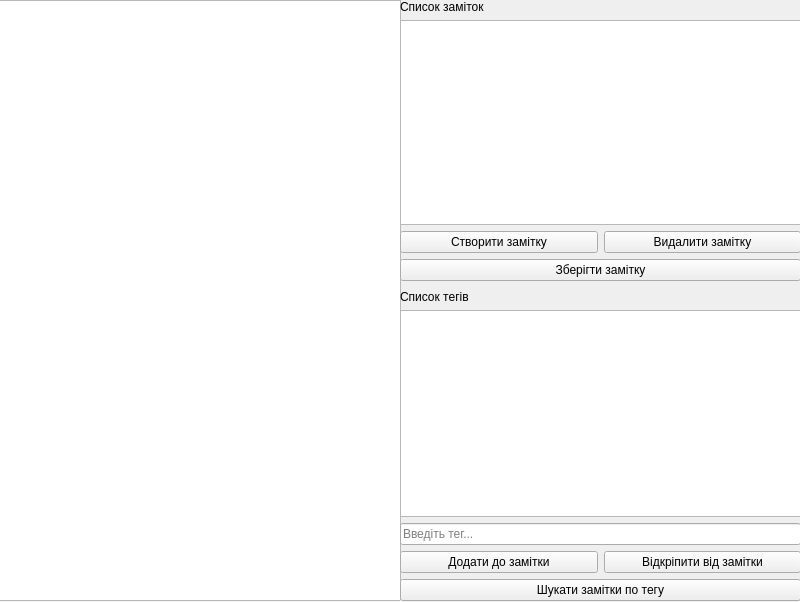
<?xml version="1.0" encoding="UTF-8"?>
<ui version="4.0">
 <class>MainWindow</class>
 <widget class="QMainWindow" name="MainWindow">
  <property name="geometry">
   <rect>
    <x>0</x>
    <y>0</y>
    <width>800</width>
    <height>602</height>
   </rect>
  </property>
  <property name="windowTitle">
   <string>MainWindow</string>
  </property>
  <widget class="QWidget" name="centralwidget">
   <widget class="QWidget" name="horizontalLayoutWidget">
    <property name="geometry">
     <rect>
      <x>-10</x>
      <y>0</y>
      <width>411</width>
      <height>601</height>
     </rect>
    </property>
    <layout class="QHBoxLayout" name="horizontalLayout">
     <item>
      <widget class="QTextEdit" name="textEdit">
       <property name="enabled">
        <bool>true</bool>
       </property>
      </widget>
     </item>
    </layout>
   </widget>
   <widget class="QWidget" name="verticalLayoutWidget">
    <property name="geometry">
     <rect>
      <x>400</x>
      <y>0</y>
      <width>401</width>
      <height>281</height>
     </rect>
    </property>
    <layout class="QVBoxLayout" name="verticalLayout">
     <item>
      <widget class="QLabel" name="label">
       <property name="text">
        <string>Список заміток</string>
       </property>
      </widget>
     </item>
     <item>
      <widget class="QListWidget" name="listWidget"/>
     </item>
     <item>
      <layout class="QVBoxLayout" name="verticalLayout_2">
       <item>
        <layout class="QHBoxLayout" name="horizontalLayout_4">
         <item>
          <widget class="QPushButton" name="pushButton_2">
           <property name="text">
            <string>Створити замітку</string>
           </property>
          </widget>
         </item>
         <item>
          <widget class="QPushButton" name="pushButton">
           <property name="text">
            <string>Видалити замітку</string>
           </property>
          </widget>
         </item>
        </layout>
       </item>
       <item>
        <widget class="QPushButton" name="pushButton_3">
         <property name="text">
          <string>Зберігти замітку</string>
         </property>
        </widget>
       </item>
      </layout>
     </item>
    </layout>
   </widget>
   <widget class="QWidget" name="verticalLayoutWidget_3">
    <property name="geometry">
     <rect>
      <x>400</x>
      <y>290</y>
      <width>401</width>
      <height>311</height>
     </rect>
    </property>
    <layout class="QVBoxLayout" name="verticalLayout_3">
     <item>
      <widget class="QLabel" name="label_2">
       <property name="text">
        <string>Список тегів</string>
       </property>
      </widget>
     </item>
     <item>
      <widget class="QListWidget" name="listWidget_2"/>
     </item>
     <item>
      <widget class="QLineEdit" name="lineEdit">
       <property name="placeholderText">
        <string>Введіть тег...</string>
       </property>
      </widget>
     </item>
     <item>
      <layout class="QVBoxLayout" name="verticalLayout_4">
       <item>
        <layout class="QHBoxLayout" name="horizontalLayout_5">
         <item>
          <widget class="QPushButton" name="pushButton_4">
           <property name="text">
            <string>Додати до замітки</string>
           </property>
          </widget>
         </item>
         <item>
          <widget class="QPushButton" name="pushButton_5">
           <property name="text">
            <string>Відкріпити від замітки</string>
           </property>
          </widget>
         </item>
        </layout>
       </item>
       <item>
        <widget class="QPushButton" name="pushButton_6">
         <property name="text">
          <string>Шукати замітки по тегу</string>
         </property>
        </widget>
       </item>
      </layout>
     </item>
    </layout>
   </widget>
  </widget>
 </widget>
 <resources/>
 <connections/>
</ui>
